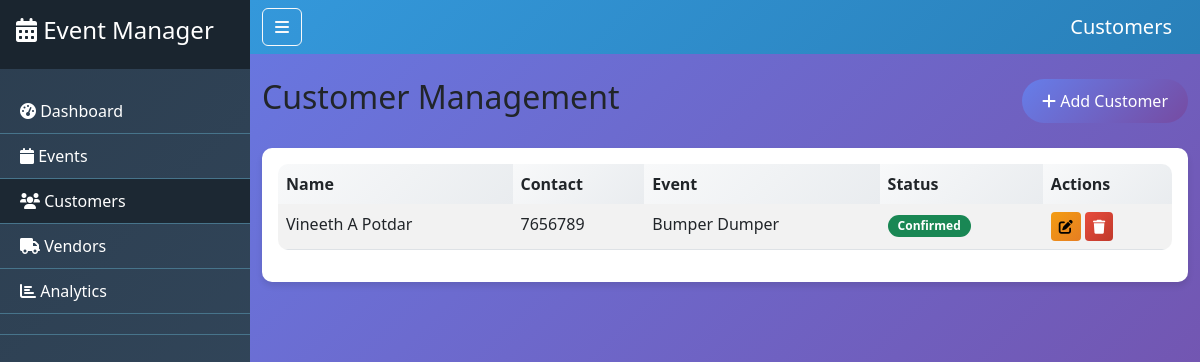
Page /customers on the committed database.
### tables this page shows
CREATE TABLE customers (
    id INTEGER PRIMARY KEY AUTOINCREMENT,
    name TEXT NOT NULL,
    contact TEXT NOT NULL,
    event_id INTEGER,
    status TEXT DEFAULT 'Pending',
    FOREIGN KEY (event_id) REFERENCES events (id)
);

CREATE TABLE events (
    id INTEGER PRIMARY KEY AUTOINCREMENT,
    name TEXT NOT NULL,
    type TEXT NOT NULL,
    date TEXT NOT NULL,
    location TEXT NOT NULL,
    budget REAL NOT NULL,
    expected_guests INTEGER NOT NULL,
    ticket_price REAL DEFAULT 0
);

### Event_Management_System/app.py (the view)
@app.route('/customers')
def customers():
    db = get_db()
    customers = db.execute('SELECT c.*, e.name as event_name FROM customers c LEFT JOIN events e ON c.event_id = e.id').fetchall()
    events = db.execute('SELECT id, name FROM events').fetchall()
    return render_template('customers.html', customers=customers, events=events)

### Event_Management_System/app.py (called while the page is built)
def get_db():
    db = getattr(g, '_database', None)
    if db is None:
        db = g._database = sqlite3.connect(DATABASE)
        db.row_factory = sqlite3.Row
    return db

@app.teardown_appcontext
def close_connection(exception):
    db = getattr(g, '_database', None)
    if db is not None:
        db.close()

### Event_Management_System/templates/customers.html (shortened to what this page needs)
{% extends "base.html" %}
{% block page_title %}Customers{% endblock %}
{% block content %}
<div class="d-flex justify-content-between align-items-center mb-4">
    <h2>Customer Management</h2>
    <a href="{{ url_for('add_customer') }}" class="btn btn-primary"><i class="fas fa-plus"></i> Add Customer</a>
</div>
<div class="card">
    <div class="card-body">
        <div class="table-responsive">
            <table class="table table-striped">
                <thead>
                    <tr>
                        <th>Name</th>
                        <th>Contact</th>
                        <th>Event</th>
                        <th>Status</th>
                        <th>Actions</th>
                    </tr>
                </thead>
                <tbody>
                    {% for customer in customers %}
                    <tr>
                        <td>{{ customer.name }}</td>
                        <td>{{ customer.contact }}</td>
                        <td>{{ customer.event_name or 'N/A' }}</td>
                        <td>
                            <span class="badge bg-{{ 'success' if customer.status == 'Confirmed' else 'warning' if customer.status == 'Pending' else 'secondary' }}">
                                {{ customer.status }}
                            </span>
                        </td>
                        <td>
                            <a href="{{ url_for('edit_customer', customer_id=customer.id) }}" class="btn btn-sm btn-warning"><i class="fas fa-edit"></i></a>
                            <a href="{{ url_for('delete_customer', customer_id=customer.id) }}" class="btn btn-sm btn-danger" onclick="return confirm('Are you sure?')"><i class="fas fa-trash"></i></a>
                        </td>
                    </tr>
                    {% endfor %}
                </tbody>
            </table>
        </div>
    </div>
</div>
{% endblock %}

### Event_Management_System/static/style.css (style rules this page uses)
body { background: linear-gradient(135deg, #667eea 0%, #764ba2 100%); min-height: 100vh; font-family: 'Segoe UI', Tahoma, Geneva, Verdana, sans-serif; }
.card { border: none; border-radius: 10px; box-shadow: 0 4px 6px rgba(0, 0, 0, 0.1); transition: transform 0.2s; }
.btn-primary { background: linear-gradient(135deg, #667eea 0%, #764ba2 100%); border: none; border-radius: 25px; padding: 10px 20px; }
.btn-warning { background: linear-gradient(135deg, #f39c12 0%, #e67e22 100%); border: none; }
.btn-danger { background: linear-gradient(135deg, #e74c3c 0%, #c0392b 100%); border: none; }
.table { border-radius: 10px; overflow: hidden; }
.table thead th { background: linear-gradient(135deg, #f8f9fa 0%, #e9ecef 100%); border: none; }
.badge { border-radius: 20px; padding: 5px 10px; }

### rows in the picture
customers: name "Vineeth A Potdar", contact "7656789", name "Bumper Dumper", status "Confirmed"
